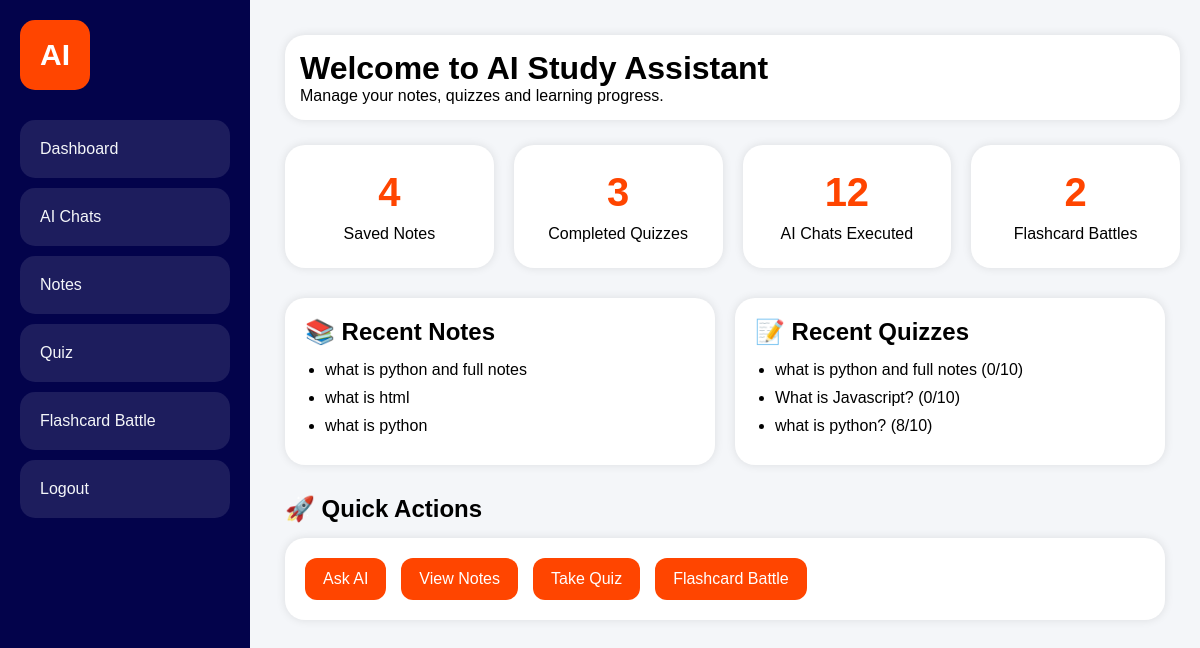
Page /dashboard.php on the committed database.
### tables this page shows
CREATE TABLE `notes` (
  `id` int(11) NOT NULL,
  `title` varchar(255) NOT NULL,
  `content` longtext NOT NULL,
  `created_at` timestamp NOT NULL DEFAULT current_timestamp()
);

CREATE TABLE `quizzes` (
  `id` int(11) NOT NULL,
  `topic` varchar(255) DEFAULT NULL,
  `score` int(11) DEFAULT NULL,
  `total` int(11) DEFAULT NULL,
  `created_at` timestamp NOT NULL DEFAULT current_timestamp()
);

### dashboard.php (the view, shortened to what this page needs)
<?php
include "backend/config.php";
$notes = mysqli_fetch_assoc(
    mysqli_query(
        $conn,
        "SELECT COUNT(*) AS total FROM notes"
    )
);
$quizzes = mysqli_fetch_assoc(
    mysqli_query(
        $conn,
        "SELECT COUNT(*) AS total FROM quizzes"
    )
);
$chat_check = mysqli_query(
    $conn,
    "SHOW TABLES LIKE 'chat_history'"
);
if(mysqli_num_rows($chat_check) > 0)
{
    $chats = mysqli_fetch_assoc(
        mysqli_query(
            $conn,
            "SELECT COUNT(*) AS total FROM chat_history"
        )
    );
    $chat_total = $chats['total'];
}
else
{
    $chat_total = 0;
}
$flashcard_check = mysqli_query(
    $conn,
    "SHOW TABLES LIKE 'flashcard_scores'"
);
if(mysqli_num_rows($flashcard_check) > 0)
{
    $flashcards = mysqli_fetch_assoc(
        mysqli_query(
            $conn,
            "SELECT COUNT(*) AS total
             FROM flashcard_scores"
        )
    );
    $flashcard_total = $flashcards['total'];
}
else
{
    $flashcard_total = 0;
}
$recent_notes = mysqli_query(
    $conn,
    "SELECT id, title
     FROM notes
     ORDER BY id DESC
     LIMIT 3"
);
$quiz_table = mysqli_query(
    $conn,
    "SHOW TABLES LIKE 'quizzes'"
);
if(mysqli_num_rows($quiz_table) > 0)
{
    $recent_quizzes = mysqli_query(
        $conn,
        "SELECT *
         FROM quizzes
         ORDER BY id DESC
         LIMIT 3"
    );
}
?>
<!DOCTYPE html>
<html>
<head>
</head>
<body>
    <div class="sidebar">
        <div class="logo">
            AI
        </div>
        <div class="menu">
            <a href="dashboard.php">
                Dashboard
            </a>
            <a href="ai-chat.html">
                AI Chats
            </a>
            <a href="notes.php">
                Notes
            </a>
            <a href="quiz.php">
                Quiz
            </a>
            <a href="flashcards.php">
                Flashcard Battle
            </a>
            <a href="logout.php">
                Logout
            </a>
        </div>
    </div>
    <div class="main">
        <div class="welcome">
            <h1>
                Welcome to AI Study Assistant
            </h1>
            <p>
                Manage your notes, quizzes and learning progress.
            </p>
        </div>
        <div class="cards">
            <div class="card">
                <h1>
                    <?php echo $notes['total']; ?>
                </h1>
                <p>
                    Saved Notes
                </p>
            </div>
            <div class="card">
                <h1>
                    <?php echo $quizzes['total']; ?>
                </h1>
                <p>
                    Completed Quizzes
                </p>
            </div>
            <div class="card">
                <h1>
                    <?php echo $chat_total; ?>
                </h1>
                <p>
                    AI Chats Executed
                </p>
            </div>
            <div class="card">
                <h1>
                    <?php echo $flashcard_total; ?>
                </h1>
                <p>
                    Flashcard Battles
                </p>
            </div>
        </div>
        <div class="section">
            <div class="grid">
                <div class="box">
                    <h2>
                        📚 Recent Notes
                    </h2>
                    <ul>
                        <?php
                        if(mysqli_num_rows($recent_notes) > 0)
                        {
                            while($note = mysqli_fetch_assoc($recent_notes))
                            {
                               echo "
<li>
    ".htmlspecialchars($note['title'])."
</li>
";
                            }
                        }
                        else
                        {
                            echo "
                            <li>
                                No notes available.
                            </li>
                            ";
                        }
                        ?>
                    </ul>
                </div>
                <div class="box">
                    <h2>
                        📝 Recent Quizzes
                    </h2>
                    <ul>
                        <?php
                        if(isset($recent_quizzes) &&
                           mysqli_num_rows($recent_quizzes) > 0)
                        {
                            while($quiz = mysqli_fetch_assoc($recent_quizzes))
                            {
                                echo "
                                <li>
                                    ".
                                    htmlspecialchars(
                                        $quiz['topic']
                                    )
                                    ." ("
                                    .$quiz['score']
                                    ."/"
                                    .$quiz['total']
                                    .")
                                </li>
                                ";
                            }
                        }
                        else
                        {
                            echo "
                            <li>
                                No quizzes attempted.
                            </li>
                            ";
                        }
                        ?>
                    </ul>
                </div>
            </div>
        </div>
        <div class="section">
            <h2>
                🚀 Quick Actions
            </h2>
            <div class="box">
                <div class="quick-actions">
                    <a href="ai-chat.html"
                       class="quick-btn">
                        Ask AI
                    </a>
                    <a href="notes.php"
                       class="quick-btn">
                        View Notes
                    </a>
                    <a href="quiz.php"
                       class="quick-btn">
                        Take Quiz
                    </a>
                    <a href="flashcards.php"
                       class="quick-btn">
                        Flashcard Battle
                    </a>
                </div>
            </div>
        </div>
    </div>
</body>
</html>

### dashboard.php (style rules this page uses)
* { margin:0; padding:0; font-family:Arial, Helvetica, sans-serif; box-sizing:border-box; }
body { background:#f4f6f9; }
.sidebar { width:250px; height:100vh; background-color:rgb(3,3,75); position:fixed; color:white; padding:20px; }
.logo { width:70px; height:70px; background:orangered; border-radius:15px; display:flex; justify-content:center; align-items:center; font-size:30px; font-weight:bold; margin-bottom:30px; }
.menu a { display:block; text-decoration:none; color:#f4f6f9; padding:20px; margin-bottom:10px; background-color:rgb(255,255,255,0.1); border-radius:15px; }
.main { margin-left:250px; padding:20px; }
.welcome { margin-left:15px; margin-top:15px; padding:15px; border-radius:20px; background-color:white; box-shadow:0 0 10px rgba(0,0,0,0.1); }
.cards { display:flex; gap:20px; margin-top:25px; margin-left:15px; }
.card { flex:1; background:white; padding:25px; text-align:center; border-radius:20px; box-shadow:0 0 10px rgba(0,0,0,0.1); }
.card h1 { color:orangered; font-size:40px; margin-bottom:10px; }
.section { margin:30px 15px; }
.section h2 { margin-bottom:15px; }
.grid { display:flex; gap:20px; }
.box { flex:1; background:white; padding:20px; border-radius:20px; box-shadow:0 0 10px rgba(0,0,0,0.1); }
.box ul { padding-left:20px; }
.box li { margin-bottom:10px; }
.quick-actions { display:flex; flex-wrap:wrap; gap:15px; }
.quick-btn { display:inline-block; background:orangered; color:white; text-decoration:none; padding:12px 18px; border-radius:12px; }

### rows in the picture
notes: title "what is python and full notes"
notes: title "what is html"
notes: title "what is python"
quizzes: topic "what is python and full notes", score "0", total "10"
quizzes: topic "What is Javascript?", score "0", total "10"
quizzes: topic "what is python?", score "8", total "10"

### other values in the picture
$notes['total'] "4"
$quizzes['total'] "3"
$chat_total "12"
$flashcard_total "2"
